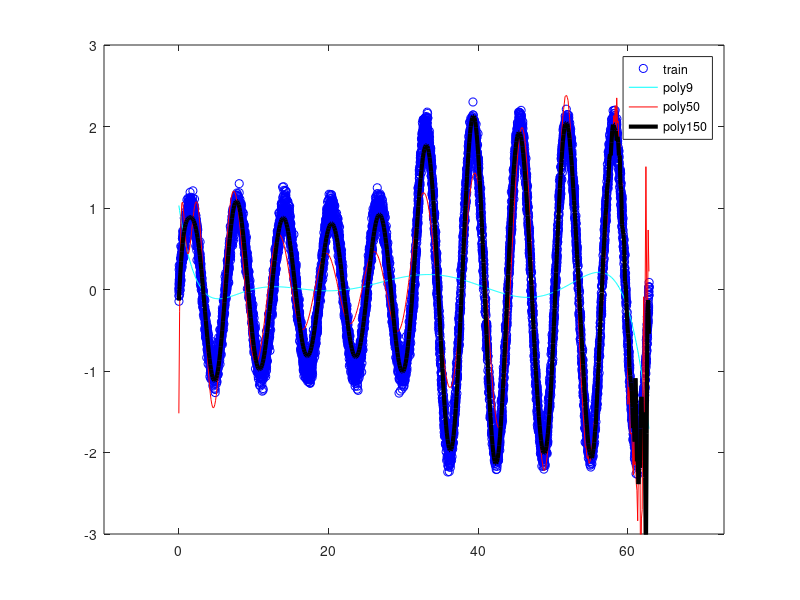

This figure's MATLAB source:
trainnum=10000;
pi=3.1415926;
xs=0;
xe=20*pi;
noise_m=0;
noise_d=0.1;
mx=xs:0.1:xe;
sinx=sin(mx);
x = [xs + (xe-xs)/2.*rand(trainnum/2,1) ; xs+(xe-xs)/2 + (xe-xs)/2.*rand(trainnum/2,1) ]
y= [sin(x(1:trainnum/2))+ noise_m + noise_d.*randn(trainnum/2,1);   2* sin(x(trainnum/2+1:trainnum))+ noise_m + noise_d.*randn(trainnum/2,1) ];

figure;
 p1=polyfit(x,y,9);
 f1 = polyval(p1,mx);
 p3=polyfit(x,y,50);
 f3 = polyval(p3,mx);
 p9=polyfit(x,y,150);
 f9 = polyval(p9,mx);
 
 plot(x,y,'bo',mx,f1,'c-',mx,f3,'r-',mx,f9,'k-','LineWidth',3, 'MarkerSize',1);
 legend('train','poly9','poly50','poly150');
 axis([xs-10,xe+10,-3,3]);


